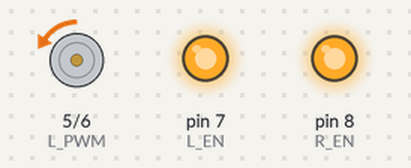
The sketch below on a simulated Arduino Uno, built with avr-gcc and run on an emulated ATmega328P. Parts: motor-driver pin pairs drawn as motors (green arrow = first pin HIGH = forward, orange = second pin HIGH = backward, longer = more drive), output pins drawn as LEDs (lit = HIGH).

Above: at 0.15 s.
At 4.65 s:
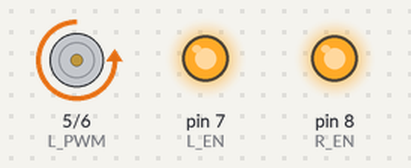
At 9.15 s:
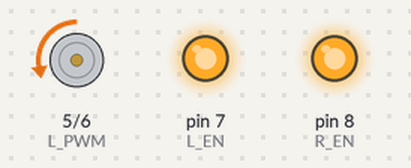
At 20.23 s:
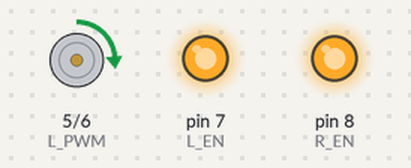
Timing chart, 0 to 22.5 s (numbered marks = the images above):
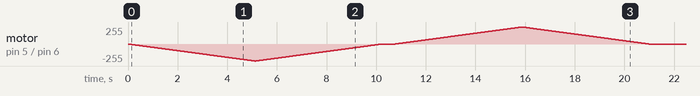

The sketch:

GerakinMotor.ino
```cpp
#include <Arduino.h>

// program untuk menggerakan motor dc
int L_EN = 7; //ccw
int R_PWM = 6;
int R_EN = 8;
int L_PWM = 5;

int counter = 0;

void setup() {
  // pengaturan pin sebagai output
  pinMode(R_EN,OUTPUT);
  pinMode(R_PWM, OUTPUT);
  pinMode (L_EN,OUTPUT);
  pinMode(L_PWM,OUTPUT);
  digitalWrite(R_EN,HIGH);
  digitalWrite(L_EN,HIGH);
}

void loop() {
  //kontrol agar loop hanya bekerja 1 kali (berhenti)
    while (counter < 1){
  int i;
  for(i = 0; i <= 255; i++){ //cw min ke max
    analogWrite(R_PWM,i);
    analogWrite(L_PWM,0);
    delay(20);
  }
   for (i = 255; i >= 0; i--){ //cw max ke min
    analogWrite(R_PWM,i);
    analogWrite(L_PWM,0);
    delay(20);
  }
  delay (500);
  for(i = 0; i <= 255; i++){//ccw min ke max
    analogWrite(R_PWM,0);
    analogWrite(L_PWM,i);
    delay(20);
  }
   for(i = 255; i >= 0; i--){//ccw max ke min
    analogWrite(R_PWM,0);
    analogWrite(L_PWM,i);
    delay(20);
  }
  counter++; //fungsi untuk berhitung (loop yang dilakukan)
  }
}
```
